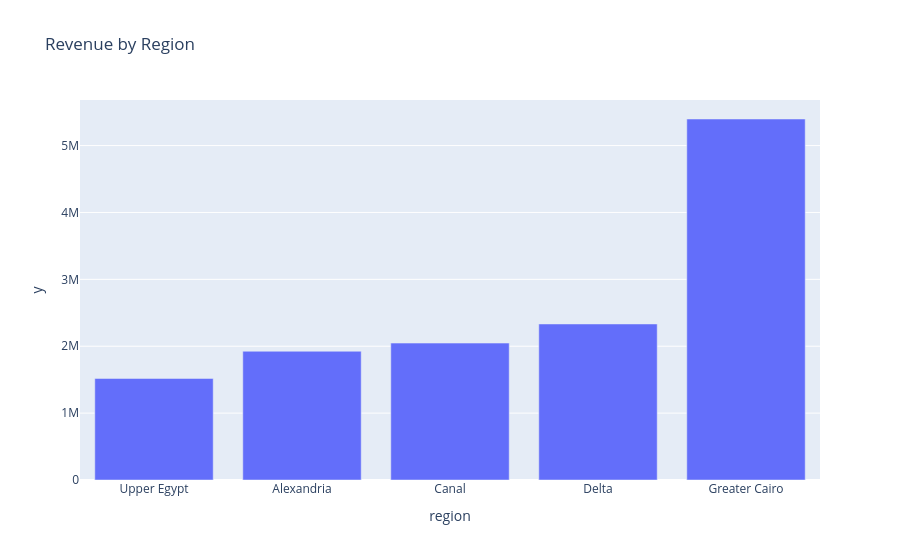

Source (notebook cell):
### Code cell
fig_rev = px.bar(every_region_revenue, x=every_region_revenue.index, y=every_region_revenue.values, title='Revenue by Region')
fig_rev

### Figure 1 — Plotly figure (JSON) as saved in the notebook; plotly's stock layout.template omitted (floating-point values rounded to 4 significant figures)
{"data": [{"hovertemplate": "region=%{x}<br>y=%{y}<extra></extra>", "legendgroup": "", "marker": {"color": "#636efa", "pattern": {"shape": ""}}, "name": "", "orientation": "v", "showlegend": false, "textposition": "auto", "type": "bar", "x": ["Upper Egypt", "Alexandria", "Canal", "Delta", "Greater Cairo"], "xaxis": "x", "y": [1518000.0, 1925000.0, 2047000.0, 2333000.0, 5397000.0], "yaxis": "y"}], "layout": {"barmode": "relative", "legend": {"tracegroupgap": 0}, "title": {"text": "Revenue by Region"}, "xaxis": {"anchor": "y", "domain": [0, 1], "title": {"text": "region"}}, "yaxis": {"anchor": "x", "domain": [0, 1], "title": {"text": "y"}}}}
